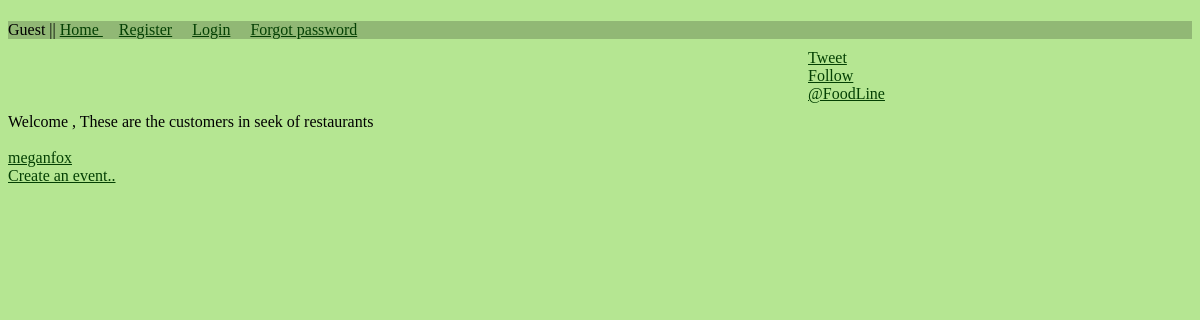
Page /foodline/companylist/ on the earlier database version.
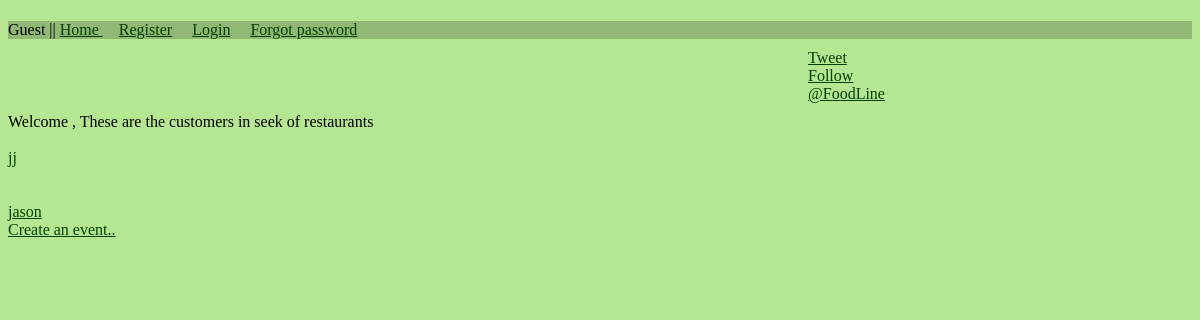
Same page on the later database version.
### company/models.py (models this page shows)
class Customer(models.Model):
    customer=models.ForeignKey(User)
    contact_no=models.IntegerField(max_length = 10)
    address=models.TextField()

### company/views.py (the view)
def companylist(request):
    customer_data=Customer.objects.all()
    return render_to_response('company.html',locals())

### templates/company.html
{% extends "base.html" %}
{% block content %}
Welcome , These are the customers in seek of restaurants
{% for item in customer_data %}
               <br><br>
     <a href="/foodline/companyinfo/{{ item.id }}">{{ item.customer.username }}</a><br>
     {% endfor %}
     <a href="{% url company.views.registerevent %}"> Create an event.. </a> <br><br>
{% endblock %}

Differences in the rows shown:
changed Customer (number 1 of 2 on the later page): customer.username "meganfox" → "jj"
added Customer: customer.username "jason"
